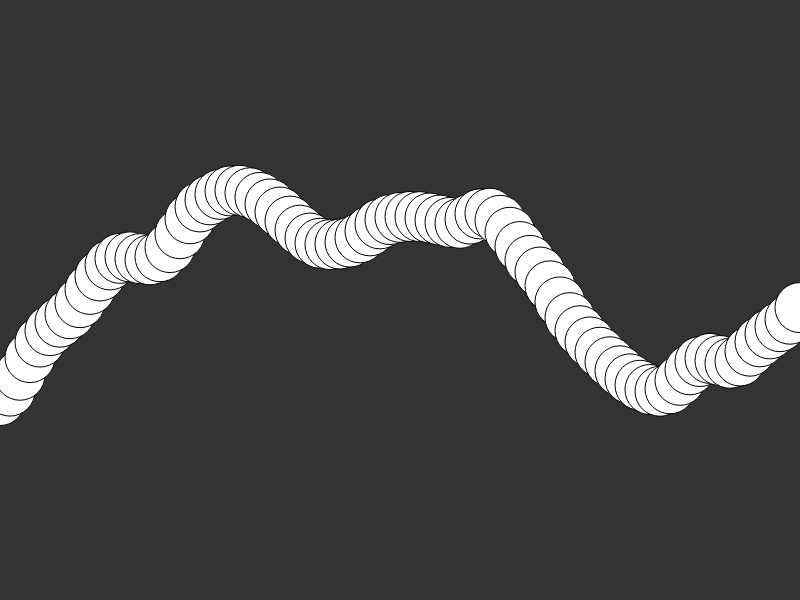
Frame 1 (no input)
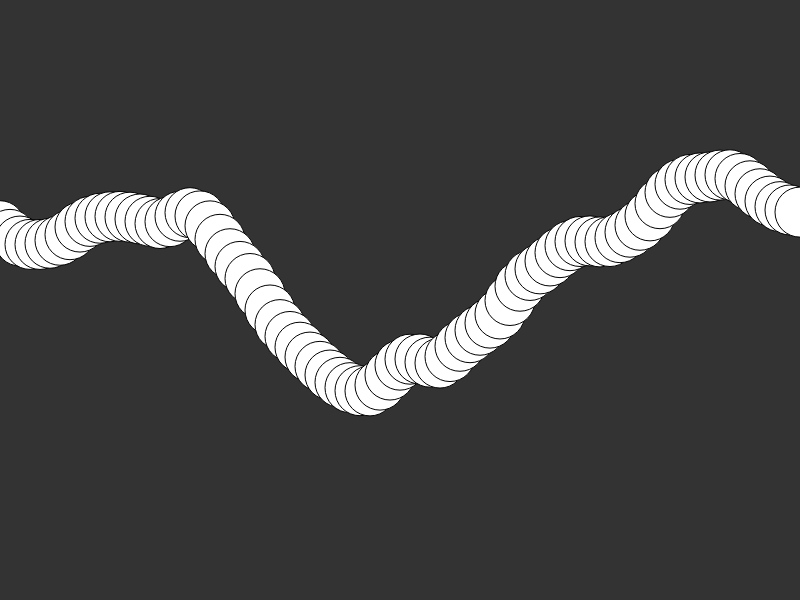
Frame 60 (no input)
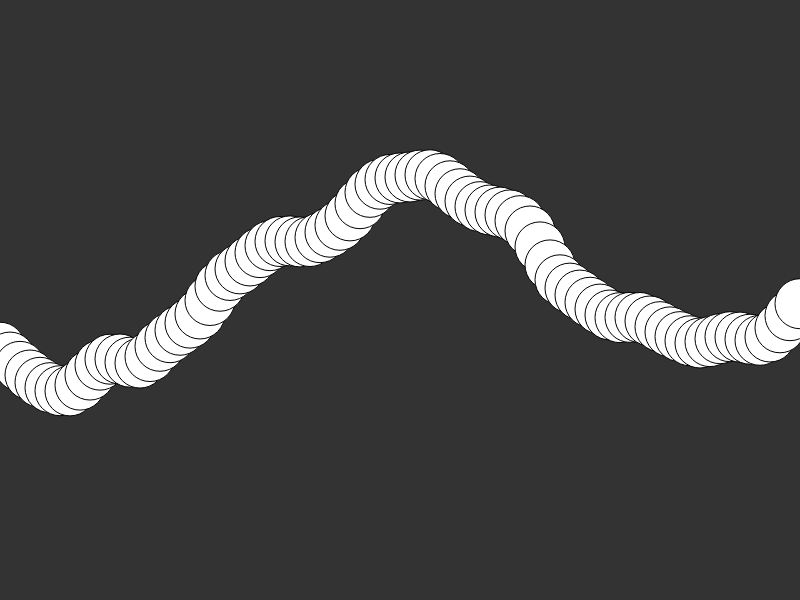
Frame 120 (the mouse pressed at the canvas centre since frame 60)

The p5.js sketch that drew these frames (run headless with seeded random() and noise() and a simulated clock; from frame 60 on, the mouse is pressed at the canvas centre):

// p5.js sketch
// ── sketch.js
let startAngle = 0;
let angleVel = 0.03;
let angle = 0;

function setup() {
  createCanvas(800, 600);
}

function draw(){
  background(51);

  startAngle += 0.015;
  angle = startAngle;

  for (let x = 0; x <= width; x+=10) {
    let y = map(noise(angle), 0, 1, 0, height);
    ellipse(x,y,50,50);
    angle += angleVel;
  }
}
